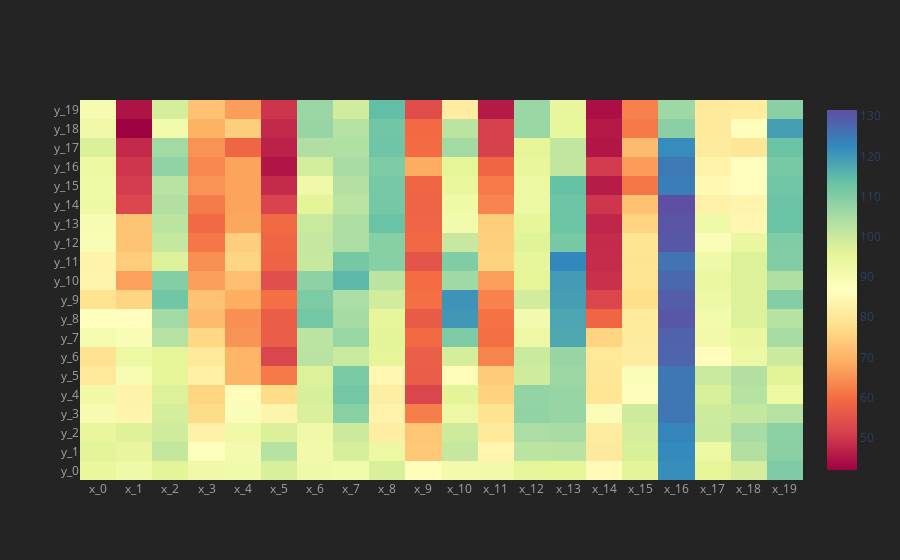

Notebook code for this chart:
### Code cell
cf.datagen.heatmap(20,20).iplot(kind='heatmap', colorscale='spectral')

### Figure 1 — Plotly figure (JSON) as saved in the notebook; plotly's stock layout.template omitted (floating-point values rounded to 4 significant figures; data arrays with more than 128 entries replaced by an {"elided": "..."} marker saying what was removed)
{"data": [{"colorscale": [[0, "rgb(158,1,66)"], [0.1, "rgb(213,62,79)"], [0.2, "rgb(244,109,67)"], [0.3, "rgb(253,174,97)"], [0.4, "rgb(254,224,139)"], [0.5, "rgb(255,255,191)"], [0.6, "rgb(230,245,152)"], [0.7, "rgb(171,221,164)"], [0.8, "rgb(102,194,165)"], [0.9, "rgb(50,136,189)"], [1, "rgb(94,79,162)"]], "type": "heatmap", "x": ["x_0", "x_1", "x_2", "x_3", "x_4", "x_5", "x_6", "x_7", "x_8", "x_9", "x_10", "x_11", "x_12", "x_13", "x_14", "x_15", "x_16", "x_17", "x_18", "x_19"], "y": ["y_0", "y_1", "y_2", "y_3", "y_4", "y_5", "y_6", "y_7", "y_8", "y_9", "y_10", "y_11", "y_12", "y_13", "y_14", "y_15", "y_16", "y_17", "y_18", "y_19"], "z": {"elided": "20x20 float values"}, "zmax": 131.5, "zmin": 41.99}], "layout": {"autosize": true, "legend": {"bgcolor": "#242424", "font": {"color": "#F4F4F4"}}, "paper_bgcolor": "#242424", "plot_bgcolor": "#242424", "title": {"font": {"color": "#F4F4F4"}}, "xaxis": {"autorange": true, "gridcolor": "#343434", "range": [-0.5, 19.5], "showgrid": true, "tickfont": {"color": "#A4A4A4"}, "title": {"font": {"color": "#A4A4A4"}, "text": ""}, "type": "category", "zerolinecolor": "#444444"}, "yaxis": {"autorange": true, "gridcolor": "#343434", "range": [-0.5, 19.5], "showgrid": true, "tickfont": {"color": "#A4A4A4"}, "title": {"font": {"color": "#A4A4A4"}, "text": ""}, "type": "category", "zerolinecolor": "#444444"}}}
